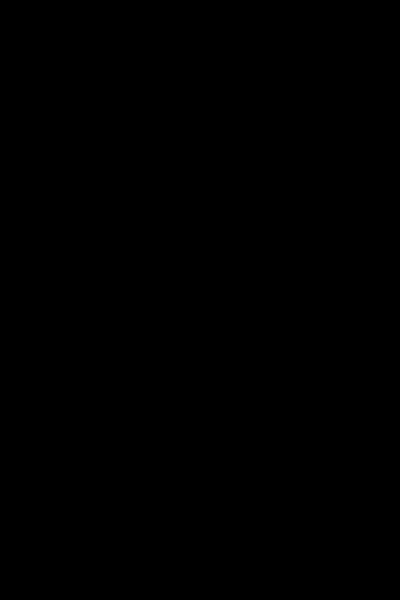
Frame 1 (no input)
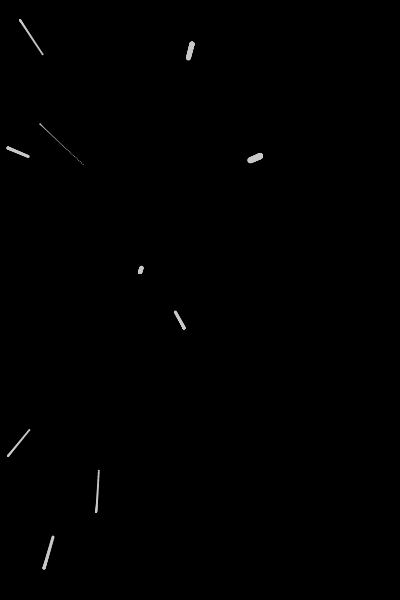
Frame 60 (the mouse pressed at the canvas centre just before this capture)
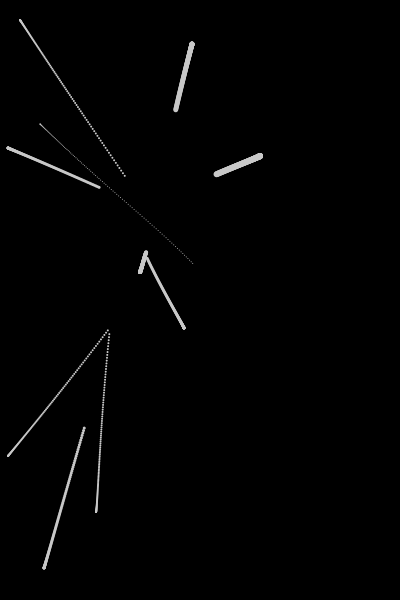
Frame 120 (the mouse held since frame 60 and released just before this capture)

The Processing sketch that drew these frames (run headless with seeded random() and noise(); from frame 60 on, the mouse is pressed at the canvas centre):

// Processing sketch: processing_4398
// ── processing_4398.pde

Particle[] things; 
int thingsMax = 10; 
int thingsCounter =0 ; 
 
void setup() { 
  size(400, 600); 
  background(0); 
   
  things = new Particle[thingsMax]; 
} 
 
void draw() { 

  for (int i = 0; i < thingsCounter; i++) { 
    for (int j = 0; j < thingsCounter; j++) { 
      if (j != i) { 
        Vector3D f = things[i].calcGravForce(things[j]); 
        things[i].addForce(f); 
      } 
    } 
    things[i].update(); 
    things[i].render(); 
  } 
  if (thingsCounter < thingsMax) { 
    Vector3D zero = new Vector3D(0.0, 0.0, 0.0); 
    Vector3D location = new Vector3D((int)random(1, 100) * 4, (int)random(1, 150) * 4, 0.0); 
    float mass = (int)random(1, 7) * 2; 
    things[thingsCounter] = new Particle(zero, zero, location, mass); 
    thingsCounter++; 
  } 
} 

public class Vector3D { 
  public float x; 
  public float y; 
  public float z; 
 
  Vector3D(float x_, float y_, float z_) { 
    x = x_; y = y_; z = z_; 
  } 
 
  Vector3D(float x_, float y_) { 
    x = x_; y = y_; z = 0f; 
  } 
   
  Vector3D() { 
    x = 0f; y = 0f; z = 0f; 
  } 
 
  void setX(float x_) { 
    x = x_; 
  } 
 
  void setY(float y_) { 
    y = y_; 
  } 
 
  void setZ(float z_) { 
    z = z_; 
  } 
   
  void setXY(float x_, float y_) { 
    x = x_; 
    y = y_; 
  } 
   
  void setXYZ(float x_, float y_, float z_) { 
    x = x_; 
    y = y_; 
    z = z_; 
  } 
 
  void setXYZ(Vector3D v) { 
    x = v.x; 
    y = v.y; 
    z = v.z; 
  } 
  public float magnitude() { 
    return (float) Math.sqrt(x*x + y*y + z*z); 
  } 
 
  public Vector3D copy() { 
    return new Vector3D(x,y,z); 
  } 
 
  public Vector3D copy(Vector3D v) { 
    return new Vector3D(v.x, v.y,v.z); 
  } 
   
  public void add(Vector3D v) { 
    x += v.x; 
    y += v.y; 
    z += v.z; 
  } 
 
  public void sub(Vector3D v) { 
    x -= v.x; 
    y -= v.y; 
    z -= v.z; 
  } 
 
  public void mult(float n) { 
    x *= n; 
    y *= n; 
    z *= n; 
  } 
 
  public void div(float n) { 
    x /= n; 
    y /= n; 
    z /= n; 
  } 
 
  public void normalize() { 
    float m = magnitude(); 
    if (m > 0) { 
       div(m); 
    } 
  } 
 
  public void limit(float max) { 
    if (magnitude() > max) { 
      normalize(); 
      mult(max); 
    } 
  } 
 
  public float heading2D() { 
    float angle = (float) Math.atan2(-y, x); 
    return -1*angle; 
  } 
 
  public Vector3D add(Vector3D v1, Vector3D v2) { 
    Vector3D v = new Vector3D(v1.x + v2.x,v1.y + v2.y, v1.z + v2.z); 
    return v; 
  } 
 
  public Vector3D sub(Vector3D v1, Vector3D v2) { 
    Vector3D v = new Vector3D(v1.x - v2.x,v1.y - v2.y,v1.z - v2.z); 
    return v; 
  } 
 
  public Vector3D div(Vector3D v1, float n) { 
    Vector3D v = new Vector3D(v1.x/n,v1.y/n,v1.z/n); 
    return v; 
  } 
 
  public Vector3D mult(Vector3D v1, float n) { 
    Vector3D v = new Vector3D(v1.x*n,v1.y*n,v1.z*n); 
    return v; 
  } 
 
  public float distance (Vector3D v1, Vector3D v2) { 
    float dx = v1.x - v2.x; 
    float dy = v1.y - v2.y; 
    float dz = v1.z - v2.z; 
    return (float) Math.sqrt(dx*dx + dy*dy + dz*dz); 
  } 
 
} 
class Particle { 
  private Vector3D acc; 
  private Vector3D vel; 
  private Vector3D loc; 
  private float mass; 
  private float g; 
  color c; 
   
  Particle(Vector3D a_, Vector3D v_, Vector3D l_, float m_) { 
    acc = a_.copy(); 
    vel = v_.copy(); 
    loc = l_.copy(); 
    mass = m_; 
    g = mass/100; 
    c = color(loc.x, loc.y, 255); 
  } 
   
  Particle() { 
    acc = new Vector3D(0.0, 0.0, 0.0); 
    acc = new Vector3D(0.0, 0.0, 0.0); 
    acc = new Vector3D(0.0, 0.0, 0.0); 
    mass = 0; 
  } 
   
  Vector3D getAcc() { 
    return acc; 
  } 
   
  Vector3D getVel() { 
    return vel; 
  } 
   
  Vector3D getLoc() { 
    return loc; 
  } 
   
  float getMass() { 
    return mass; 
  } 
   
  Vector3D calcGravForce(Particle p) { 
    Vector3D dir = new Vector3D(); 
    dir = dir.sub(p.getLoc(), loc); 
    float dis = dir.magnitude(); 
    dis = constrain(dis, mass, mass*2); 
    float f = (g * mass * p.getMass()) / (dis * dis); 
    dir.normalize(); 
    dir.mult(f); 
    return dir; 
  } 
   
  void addForce(Vector3D v) { 
    v.div(mass); 
    acc.add(v); 
  } 
   
  void update() { 
    vel.add(acc); 
    loc.add(vel); 
    acc.setXYZ(0.0f, 0.0f, 0.0f); 
  } 
   
  void render() { 
    noStroke(); 
    fill(200); 
    ellipse(loc.x, loc.y, mass/2, mass/2); 
  } 
} 
   
